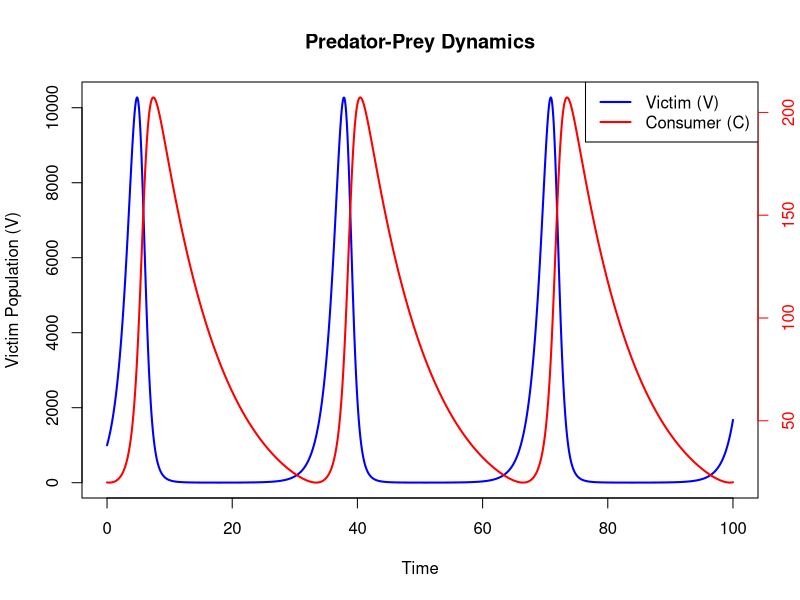
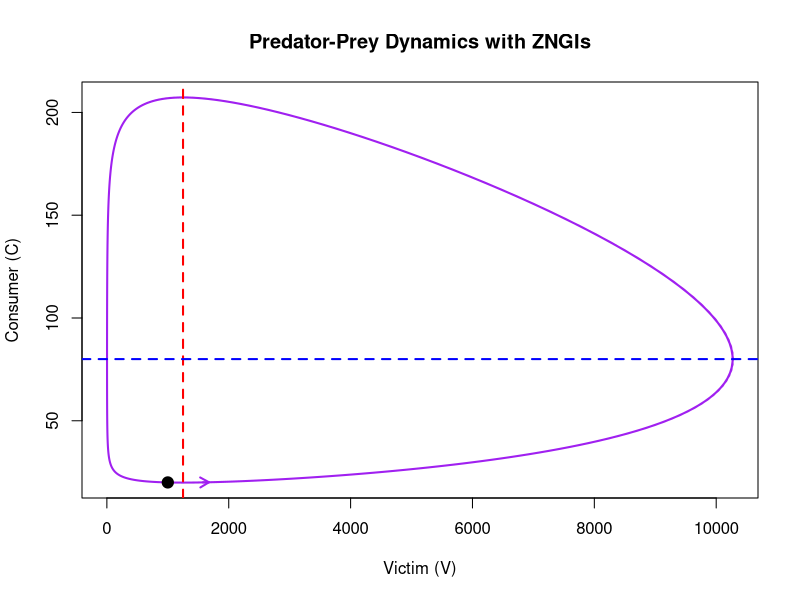

R code for these plots, in order:
## ---- chunk 1
library(deSolve)
## ---- chunk 2
predator_prey_model <- function(t, state, parameters) {
  with(as.list(c(state, parameters)), {
    dV <- R * V - a * V * C  # Victim (prey) growth equation
    dC <- a * f * V * C - q * C  # Consumer (predator) growth equation
    
    list(c(dV, dC))
  })
}
## ---- chunk 3
parameters <- c(R = 0.8,  # Victim (prey) growth rate
                a = 0.01, # Attack rate
                f = 0.008, # Conversion efficiency
                q = 0.1)  # Predator death rate

initial_state <- c(V = 1000,  # Initial victim population
                   C = 20)   # Initial consumer population
## ---- chunk 4
time <- seq(0, 100, by = 0.1)  # Time sequence
output <- ode(y = initial_state, times = time, func = predator_prey_model, parms = parameters)
output_df <- as.data.frame(output)
## ---- chunk 5
# Plot victim population on the primary y-axis
plot(output_df$time, output_df$V, type = "l", col = "blue", lwd = 2, 
     ylab = "Victim Population (V)", xlab = "Time", main = "Predator-Prey Dynamics")

# Add consumer population on a secondary y-axis
par(new = TRUE)
plot(output_df$time, output_df$C, type = "l", col = "red", lwd = 2, 
     axes = FALSE, xlab = "", ylab = "")
axis(side = 4, col = "red", col.axis = "red")
mtext("Consumer Population (C)", side = 4, line = 3, col = "red")

# Add legend
legend("topright", legend = c("Victim (V)", "Consumer (C)"), 
       col = c("blue", "red"), lwd = 2)
## ---- chunk 6
plot(output_df$V, output_df$C, type = "l", col = "purple", lwd = 2, 
     xlab = "Victim (V)", ylab = "Consumer (C)", 
     main = "Predator-Prey Dynamics with ZNGIs")

# Consumer ZNGI: dC/dt = 0 when V = q / (a * f) (a vertical line)
abline(v = parameters["q"] / (parameters["a"] * parameters["f"]), col = "red",
       lwd = 2, lty = 2)
# Victim ZNGI: dV/dt = 0 when C = R / a (a horizontal line)
abline(h = parameters["R"] / parameters["a"], col = "blue", lwd = 2, lty = 2)

# Add point for initial population sizes
points(output_df$V[1], output_df$C[1], pch = 19, col = "black", cex = 1.5)

# Add an arrow to the end of the line
arrows(x0 = output_df$V[nrow(output_df) - 1], 
       y0 = output_df$C[nrow(output_df) - 1], 
       x1 = output_df$V[nrow(output_df)], 
       y1 = output_df$C[nrow(output_df)], 
       col = "purple", length = 0.1, lwd = 2)
